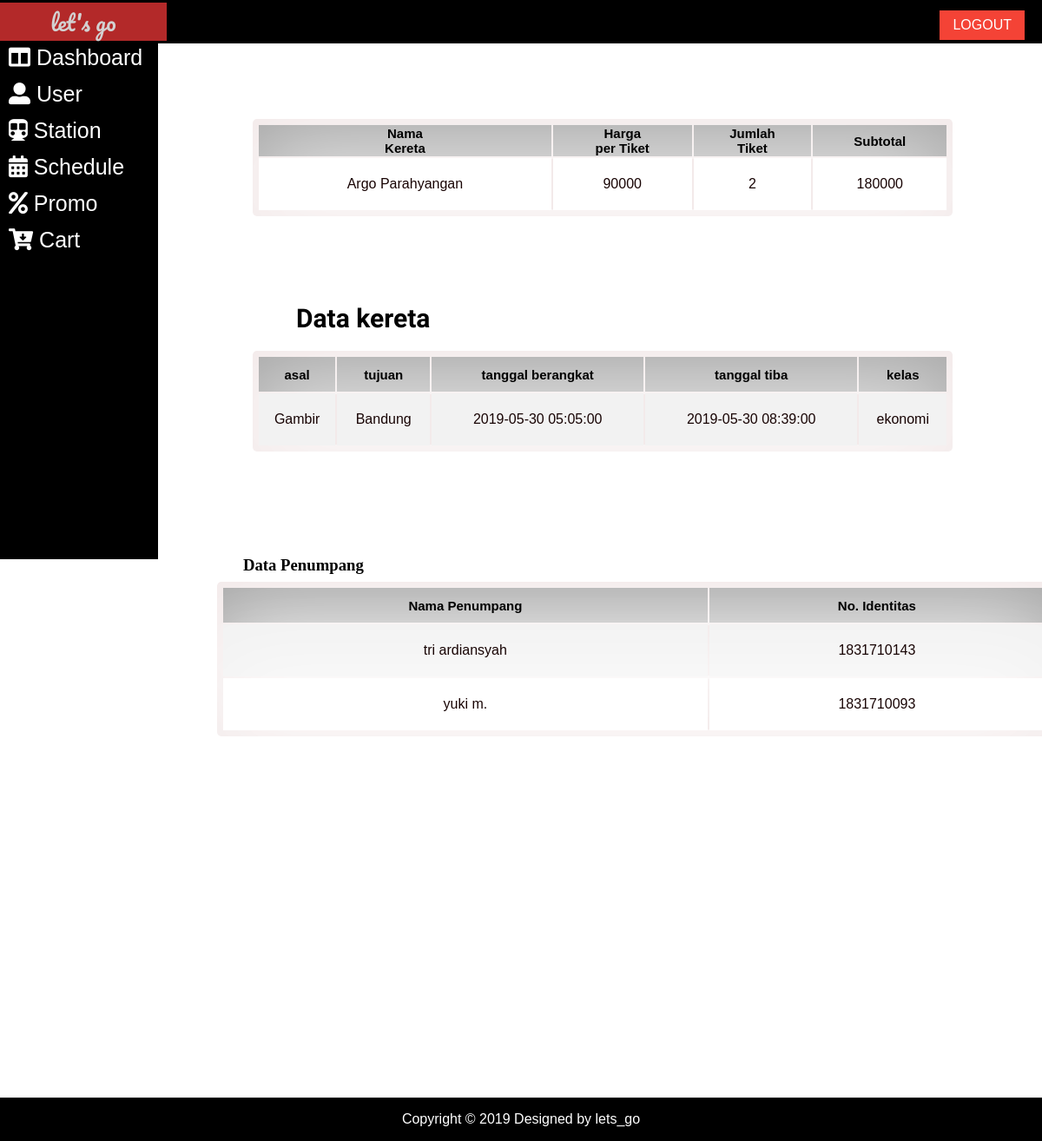
Screenshot of /admin/Cart/detail.php?id_trans=16 with the database file from the repository.
### tables this page shows
CREATE TABLE IF NOT EXISTS `detailtransaksi` (
  `id_trans` int(11) DEFAULT NULL,
  `id_jd` int(11) DEFAULT NULL,
  `price` int(11) DEFAULT NULL,
  `qty` int(11) DEFAULT NULL,
  `subtotal` int(11) DEFAULT NULL,
  KEY `FK_detailTransaksi_headtransaksi` (`id_trans`),
  KEY `FK_detailtransaksi_jadwal` (`id_jd`),
  CONSTRAINT `FK_detailTransaksi_headtransaksi` FOREIGN KEY (`id_trans`) REFERENCES `headtransaksi` (`id_trans`) ON DELETE CASCADE ON UPDATE CASCADE,
  CONSTRAINT `FK_detailtransaksi_jadwal` FOREIGN KEY (`id_jd`) REFERENCES `jadwal` (`id_jd`) ON DELETE CASCADE ON UPDATE CASCADE
);

CREATE TABLE IF NOT EXISTS `jadwal` (
  `id_jd` int(5) NOT NULL AUTO_INCREMENT,
  `nama_kr` varchar(255) DEFAULT NULL,
  `asal` int(11) DEFAULT NULL,
  `tujuan` int(11) DEFAULT NULL,
  `tgl_berangkat` datetime DEFAULT NULL,
  `tgl_tiba` datetime DEFAULT NULL,
  `kelas` enum('eksekutif','bisnis','ekonomi') DEFAULT NULL,
  `harga` int(11) DEFAULT NULL,
  `kursi` int(3) DEFAULT NULL,
  PRIMARY KEY (`id_jd`),
  KEY `FK_jadwal_stasiun` (`asal`),
  KEY `FK_jadwal_stasiun_2` (`tujuan`),
  CONSTRAINT `FK_jadwal_stasiun` FOREIGN KEY (`asal`) REFERENCES `stasiun` (`id_st`) ON DELETE CASCADE ON UPDATE CASCADE,
  CONSTRAINT `FK_jadwal_stasiun_2` FOREIGN KEY (`tujuan`) REFERENCES `stasiun` (`id_st`) ON DELETE CASCADE ON UPDATE CASCADE
);

CREATE TABLE IF NOT EXISTS `stasiun` (
  `id_st` int(11) NOT NULL AUTO_INCREMENT,
  `stasiun` varchar(255) DEFAULT NULL,
  PRIMARY KEY (`id_st`),
  KEY `stasiun` (`stasiun`)
);

CREATE TABLE IF NOT EXISTS `penumpang` (
  `id` int(11) NOT NULL AUTO_INCREMENT,
  `id_trans` int(11) DEFAULT NULL,
  `nama` varchar(50) DEFAULT NULL,
  `no_identitas` varchar(50) DEFAULT NULL,
  PRIMARY KEY (`id`),
  KEY `FK_penumpang_headtransaksi` (`id_trans`),
  CONSTRAINT `FK_penumpang_headtransaksi` FOREIGN KEY (`id_trans`) REFERENCES `headtransaksi` (`id_trans`) ON DELETE CASCADE ON UPDATE CASCADE
);

### admin/Cart/detail.php (the view, shortened to what this page needs)
<!DOCTYPE html>
<html lang="en">
    <head>
        <link rel="stylesheet" type="text/css" href="../../assets/css/style.css">
        <link rel="stylesheet" href="https://use.fontawesome.com/releases/v5.8.1/css/all.css"
>
    </head>
    <body>
        <div class="header">
            <br>
            <p>let's go</p>
            <a href="../../login/logout.php"><button>LOGOUT</button></a>
        </div>
        <table class="container">
            <tr>
                <td colspan="2" class="menu">
                    <a href="../index.php">
                        <div><i class="fas fa-columns    "></i> Dashboard</div>
                    </a>
                    <a href="../user/user.php">
                        <div><i class="fas fa-user-alt    "></i> User</div>
                    </a>
                    <a href="../station/stasiun.php">
                        <div><i class="fas fa-subway    "></i> Station</div>
                    </a>
                    <a href="../jadwal/jadwal.php">
                        <div> <i class="fas fa-calendar-alt    "></i> Schedule</div>
                    </a>
                    <a href="../iklan/iklan.php">
                        <div> <i class="fas fa-percent    "></i> Promo</div>
                    </a>
                    <a href="./cart.php">
                        <div><i class="fas fa-cart-arrow-down    "></i> Cart</div>
                    </a>
                </td>
                <td class="content">
                    <br><br>
                    <div>
                        <table class="kotak" style="width:80%; margin:100px;">
                            <thead>
                                <tr class="kotak-judul">
                                    <th>Nama<br>Kereta</th>
                                    <th>Harga<br>per Tiket</th>
                                    <th>Jumlah<br>Tiket</th>
                                    <th>Subtotal</th>
                                </tr>
                            </thead>
                            <tbody>
                                <?php
                            include '../../config/koneksi.php';
                            $trans = $_GET['id_trans'];
                            $sql = "SELECT * FROM detailtransaksi where id_trans = $trans";
                            $query = mysqli_query($db, $sql);
                            while ($cart = mysqli_fetch_array($query)) {
                                echo "<tr class='kotak-form' style='text-align:center; height:60px;'>";
                               $st1=mysqli_query($db, "SELECT nama_kr from jadwal where id_jd=$cart[1]");
                                $nmst1 = mysqli_fetch_array($st1);
                                echo "<td>" . $nmst1['nama_kr'] . "</td>";
                                echo "<td>" . $cart[2] . "</td>";
                                echo "<td>" . $cart[3] . "</td>";
                                echo "<td>" . $cart[4] . "</td>";
                                echo "</tr>";
                            }
                            ?>
                            </tbody>
                        </table>
                        <table class="kotak" style="width:80%; margin:100px; margin-top:-10px;">
                            <h3 style="margin-left:150px;">Data kereta</h3>
                            <tr class="kotak-judul" style="height:40px;">
                                <th>asal</th>
                                <th>tujuan</th>
                                <th>tanggal berangkat</th>
                                <th>tanggal tiba</th>
                                <th>kelas</th>
                            </tr>
                            <?php
                                $id_trans = $_GET['id_trans'];
                                $kuery = mysqli_query($db, "SELECT * FROM detailtransaksi where id_trans = $id_trans");
                                $ambil=mysqli_fetch_array($kuery);
                                $jadwal = $ambil[1];
                                $s = "SELECT * FROM jadwal where id_jd = $jadwal";
                                $q = mysqli_query($db, $s);
                                while($cart = mysqli_fetch_array($q)){
                                if($cart){
                                 echo "<tr class='kotak-form' style='text-align:center; height:60px;'>";
                                $query ="SELECT stasiun from stasiun where id_st=$cart[2]";
                                $result=mysqli_query($db,$query);
                                $rows=mysqli_fetch_array($result);
                                ?>
                                <td><?php echo $rows["stasiun"]; ?></td>
                                <?php
                                $query ="SELECT stasiun from stasiun where id_st=$cart[3]";
                                $result=mysqli_query($db,$query);
                                $rows=mysqli_fetch_array($result);
                                ?>
                                <td><?php echo $rows["stasiun"]; ?></td>
                                <?php
                                echo "<td>" . $cart['tgl_berangkat'] . "</td>";
                                echo "<td>" . $cart['tgl_tiba'] . "</td>";
                                echo "<td>" . $cart['kelas'] . "</td>";
                                echo "</tr>";
                                }
                            }
                         ?>
                        </table>
                        </table>
                        <table class="kotak" style="width:80%; margin:250px; margin-top:-10px;">
                            <h3 style="margin-left:280px;">Data Penumpang</h3>
                            <tr class="kotak-judul" style="height:40px;">
                                <th>Nama Penumpang</th>
                                <th>No. Identitas</th>
                            </tr>
                            <?php
                                $trans = $_GET['id_trans'];
                                $sql = "SELECT * FROM penumpang where id_trans = $trans";
                                $query = mysqli_query($db, $sql);
                                while($cart = mysqli_fetch_array($query)){
                                if($cart){
                                 echo "<tr class='kotak-form' style='text-align:center; height:60px;'>";
                                echo "<td>" . $cart['nama'] . "</td>";
                                echo "<td>" . $cart['no_identitas'] . "</td>";
                                echo "</tr>";
                                }
                            }
                ?>
                        </table>
        <br><br><br><br><br><br><br><br><br><br><br><br>
        <div class="footer">
            Copyright &copy; 2019
            Designed by lets_go
        </div>
    </body>
</html>

### assets/css/style.css (style rules this page uses)
body { margin: 0%; font-family: sans-serif; font-family: "Kreon", serif; }
.container { border-collapse: collapse; }
.kotak-form { background: rgb(255, 255, 255); margin: 150px auto; padding: 30px 20px; box-shadow: 0px 0px 100px 4px #ffffff; color: #180404; font-family: "Trebuchet MS", "Lucida Sans Unicode", "Lucida Grande", "Lucida Sans", Arial, sans-serif; border-collapse: collapse; border-spacing: 0; width: 100%; border: 1px solid #ddd; }
.kotak-form:nth-child(even) { background-color: #f2f2f2; }
.header { margin-top: 0%; margin-bottom: 0%; height: 50px; width: 100%; background-color: rgb(0, 0, 0); position: -webkit-sticky; position: fixed; z-index: 999; }
.header button { margin: -60px 20px 0px 0px; float: right; background-color: #f44336; border: none; color: white; padding: 8px 15px; text-align: center; text-decoration: none; display: inline-block; font-size: 16px; font-family: sans-serif; }
.header button { -webkit-transition-duration: 0.4s; transition-duration: 0.4s; }
.header p { margin-top: -15px; color: #d3d1d1; width: 16%; background-color: #b32929; text-align: center; font-size: 25px; font-family: "Pacifico", cursive; }
.menu { height: 600px; width: 15%; background-color: rgb(0, 0, 0); float: left; margin-top: 3.5%; position: -webkit-sticky; position: fixed; }
.menu a { cursor: pointer; text-decoration: none; color: white; }
.menu div { margin: 5px; font-size: 25px; font-family: sans-serif; border-radius: 5px; padding: 4px; }
.content { height: 100%; width: 84%; float: right; }
.content h3 { font-size: 30px; font-family: "Francois One", sans-serif; }
table { height: 100%; width: 100%; }
.kotak { height: 70%; width: 50%; background-color: #f3eaea; border-radius: 5px; padding: 5px; margin: 5px; box-shadow: #b32929; }
.kotak-judul { background-color: #a7a7a7; padding: 10px; text-align: center; font-size: 15px; font-family: Arial, Helvetica, sans-serif; border-radius: 5px; }
.footer { height: 50px; width: 100%; background-color: rgb(0, 0, 0); bottom: 0%; position: absolute; position: -webkit-sticky; position: fixed; text-align: center; line-height: 50px; font-family: Verdana, Geneva, Tahoma, sans-serif; color: white; }

### rows the page displays
detailtransaksi: id_jd.nama_kr "Argo Parahyangan", price "90000", qty "2", subtotal "180000"
jadwal: asal.stasiun "Gambir", tujuan.stasiun "Bandung", tgl_berangkat "2019-05-30 05:05:00", tgl_tiba "2019-05-30 08:39:00", kelas "ekonomi"
penumpang: nama "tri ardiansyah", no_identitas "1831710143"
penumpang: nama "yuki m.", no_identitas "1831710093"
